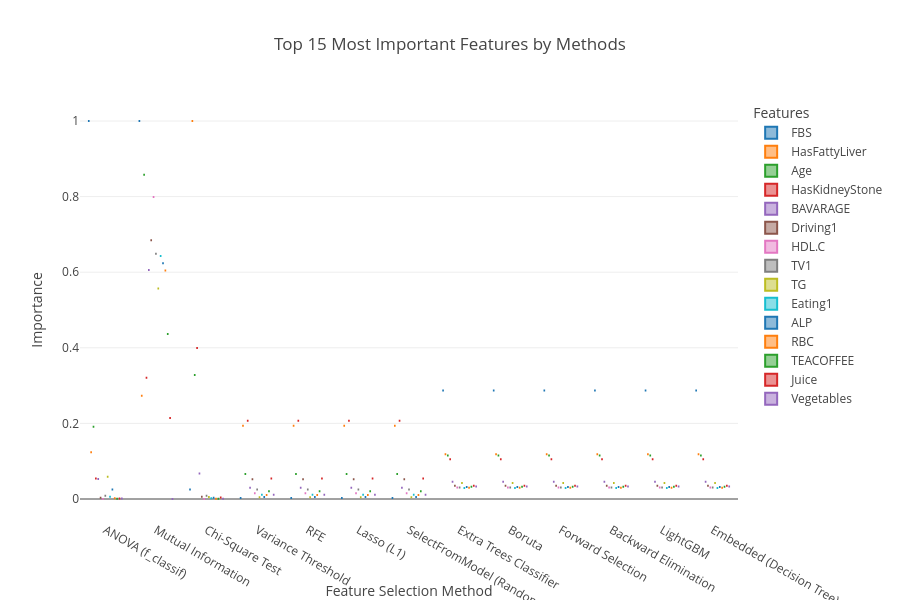

Write notebook code for a chart like this one.
### Code cell
import pandas as pd
import plotly.express as px

# Assuming `X` is your DataFrame with the real feature names (predictors)
# Assuming `feature_importances` is a dictionary where each key is a method, 
# and the value is a pandas Series or DataFrame with feature importance scores.

# Convert the feature importances into a DataFrame for visualization
importance_df = pd.DataFrame(feature_importances).T  # Transpose so that methods are rows
importance_df.columns = X_train.columns  # Use the actual feature names from X
importance_df.columns = importance_df.columns.str.replace(r'num_imputer__','')

importance_df = importance_df.reset_index().rename(columns={'index': 'Feature Selection Method'})

# Determine the most important predictors (e.g., top N important features)
# Let's say we want to select the top 10 most important features across all methods
top_n = 15  # You can change this number to select more or fewer features

# Aggregate feature importance across all methods by averaging importance scores
importance_avg = importance_df.drop('Feature Selection Method', axis=1).mean(axis=0)

# Get the top N most important features
top_features = importance_avg.nlargest(top_n).index

# Filter the original importance DataFrame to include only the top features
importance_top_features_df = importance_df[['Feature Selection Method'] + list(top_features)]

# Melt the DataFrame for better visualization
importance_melted = importance_top_features_df.melt(id_vars=['Feature Selection Method'], 
                                                    var_name='Feature', 
                                                    value_name='Importance')

# Create a box plot using Plotly to compare feature importance across different methods
fig_importance = px.box(
    importance_melted,
    x='Feature Selection Method',
    y='Importance',
    color='Feature',
    title=f'Top {top_n} Most Important Features by Methods',
    labels={'Importance': 'Feature Importance', 'Feature Selection Method': 'Method'},
    height=600
)

# Update plot layout
fig_importance.update_layout(legend_title="Features", 
                             xaxis_title="Feature Selection Method", 
                             yaxis_title="Importance")

# Show the plot
fig_importance.show()
title=str(f'Top {top_n} Most Important Features by Methods0')
#fig_importance.write_image(title + ".png", scale=6)

### Figure 1 — Plotly figure (JSON) as saved in the notebook; plotly's stock layout.template omitted (floating-point values rounded to 4 significant figures)
{"data": [{"alignmentgroup": "True", "hovertemplate": "Feature=FBS<br>Method=%{x}<br>Feature Importance=%{y}<extra></extra>", "legendgroup": "FBS", "marker": {"color": "#1F77B4"}, "name": "FBS", "notched": false, "offsetgroup": "FBS", "orientation": "v", "showlegend": true, "type": "box", "x": ["ANOVA (f_classif)", "Mutual Information", "Chi-Square Test", "Variance Threshold", "RFE", "Lasso (L1)", "SelectFromModel (Random Forest)", "Extra Trees Classifier", "Boruta", "Forward Selection", "Backward Elimination", "LightGBM", "Embedded (Decision Tree)"], "x0": " ", "xaxis": "x", "y": [1, 1, 0.02495, 0.002493, 0.002493, 0.002493, 0.002493, 0.2869, 0.2869, 0.2869, 0.2869, 0.2869, 0.2869], "y0": " ", "yaxis": "y"}, {"alignmentgroup": "True", "hovertemplate": "Feature=HasFattyLiver<br>Method=%{x}<br>Feature Importance=%{y}<extra></extra>", "legendgroup": "HasFattyLiver", "marker": {"color": "#FF7F0E"}, "name": "HasFattyLiver", "notched": false, "offsetgroup": "HasFattyLiver", "orientation": "v", "showlegend": true, "type": "box", "x": ["ANOVA (f_classif)", "Mutual Information", "Chi-Square Test", "Variance Threshold", "RFE", "Lasso (L1)", "SelectFromModel (Random Forest)", "Extra Trees Classifier", "Boruta", "Forward Selection", "Backward Elimination", "LightGBM", "Embedded (Decision Tree)"], "x0": " ", "xaxis": "x", "y": [0.1236, 0.2732, 1, 0.1939, 0.1939, 0.1939, 0.1939, 0.1186, 0.1186, 0.1186, 0.1186, 0.1186, 0.1186], "y0": " ", "yaxis": "y"}, {"alignmentgroup": "True", "hovertemplate": "Feature=Age<br>Method=%{x}<br>Feature Importance=%{y}<extra></extra>", "legendgroup": "Age", "marker": {"color": "#2CA02C"}, "name": "Age", "notched": false, "offsetgroup": "Age", "orientation": "v", "showlegend": true, "type": "box", "x": ["ANOVA (f_classif)", "Mutual Information", "Chi-Square Test", "Variance Threshold", "RFE", "Lasso (L1)", "SelectFromModel (Random Forest)", "Extra Trees Classifier", "Boruta", "Forward Selection", "Backward Elimination", "LightGBM", "Embedded (Decision Tree)"], "x0": " ", "xaxis": "x", "y": [0.191, 0.8581, 0.3283, 0.06581, 0.06581, 0.06581, 0.06581, 0.1149, 0.1149, 0.1149, 0.1149, 0.1149, 0.1149], "y0": " ", "yaxis": "y"}, {"alignmentgroup": "True", "hovertemplate": "Feature=HasKidneyStone<br>Method=%{x}<br>Feature Importance=%{y}<extra></extra>", "legendgroup": "HasKidneyStone", "marker": {"color": "#D62728"}, "name": "HasKidneyStone", "notched": false, "offsetgroup": "HasKidneyStone", "orientation": "v", "showlegend": true, "type": "box", "x": ["ANOVA (f_classif)", "Mutual Information", "Chi-Square Test", "Variance Threshold", "RFE", "Lasso (L1)", "SelectFromModel (Random Forest)", "Extra Trees Classifier", "Boruta", "Forward Selection", "Backward Elimination", "LightGBM", "Embedded (Decision Tree)"], "x0": " ", "xaxis": "x", "y": [0.05436, 0.3211, 0.3993, 0.2071, 0.2071, 0.2071, 0.2071, 0.105, 0.105, 0.105, 0.105, 0.105, 0.105], "y0": " ", "yaxis": "y"}, {"alignmentgroup": "True", "hovertemplate": "Feature=BAVARAGE<br>Method=%{x}<br>Feature Importance=%{y}<extra></extra>", "legendgroup": "BAVARAGE", "marker": {"color": "#9467BD"}, "name": "BAVARAGE", "notched": false, "offsetgroup": "BAVARAGE", "orientation": "v", "showlegend": true, "type": "box", "x": ["ANOVA (f_classif)", "Mutual Information", "Chi-Square Test", "Variance Threshold", "RFE", "Lasso (L1)", "SelectFromModel (Random Forest)", "Extra Trees Classifier", "Boruta", "Forward Selection", "Backward Elimination", "LightGBM", "Embedded (Decision Tree)"], "x0": " ", "xaxis": "x", "y": [0.05308, 0.6057, 0.06727, 0.03007, 0.03007, 0.03007, 0.03007, 0.0454, 0.0454, 0.0454, 0.0454, 0.0454, 0.0454], "y0": " ", "yaxis": "y"}, {"alignmentgroup": "True", "hovertemplate": "Feature=Driving1<br>Method=%{x}<br>Feature Importance=%{y}<extra></extra>", "legendgroup": "Driving1", "marker": {"color": "#8C564B"}, "name": "Driving1", "notched": false, "offsetgroup": "Driving1", "orientation": "v", "showlegend": true, "type": "box", "x": ["ANOVA (f_classif)", "Mutual Information", "Chi-Square Test", "Variance Threshold", "RFE", "Lasso (L1)", "SelectFromModel (Random Forest)", "Extra Trees Classifier", "Boruta", "Forward Selection", "Backward Elimination", "LightGBM", "Embedded (Decision Tree)"], "x0": " ", "xaxis": "x", "y": [0.003252, 0.6845, 0.006141, 0.05239, 0.05239, 0.05239, 0.05239, 0.03477, 0.03477, 0.03477, 0.03477, 0.03477, 0.03477], "y0": " ", "yaxis": "y"}, {"alignmentgroup": "True", "hovertemplate": "Feature=HDL.C<br>Method=%{x}<br>Feature Importance=%{y}<extra></extra>", "legendgroup": "HDL.C", "marker": {"color": "#E377C2"}, "name": "HDL.C", "notched": false, "offsetgroup": "HDL.C", "orientation": "v", "showlegend": true, "type": "box", "x": ["ANOVA (f_classif)", "Mutual Information", "Chi-Square Test", "Variance Threshold", "RFE", "Lasso (L1)", "SelectFromModel (Random Forest)", "Extra Trees Classifier", "Boruta", "Forward Selection", "Backward Elimination", "LightGBM", "Embedded (Decision Tree)"], "x0": " ", "xaxis": "x", "y": [0, 0.7992, 0, 0.01505, 0.01505, 0.01505, 0.01505, 0.03074, 0.03074, 0.03074, 0.03074, 0.03074, 0.03074], "y0": " ", "yaxis": "y"}, {"alignmentgroup": "True", "hovertemplate": "Feature=TV1<br>Method=%{x}<br>Feature Importance=%{y}<extra></extra>", "legendgroup": "TV1", "marker": {"color": "#7F7F7F"}, "name": "TV1", "notched": false, "offsetgroup": "TV1", "orientation": "v", "showlegend": true, "type": "box", "x": ["ANOVA (f_classif)", "Mutual Information", "Chi-Square Test", "Variance Threshold", "RFE", "Lasso (L1)", "SelectFromModel (Random Forest)", "Extra Trees Classifier", "Boruta", "Forward Selection", "Backward Elimination", "LightGBM", "Embedded (Decision Tree)"], "x0": " ", "xaxis": "x", "y": [0.008795, 0.6486, 0.008379, 0.02532, 0.02532, 0.02532, 0.02532, 0.03018, 0.03018, 0.03018, 0.03018, 0.03018, 0.03018], "y0": " ", "yaxis": "y"}, {"alignmentgroup": "True", "hovertemplate": "Feature=TG<br>Method=%{x}<br>Feature Importance=%{y}<extra></extra>", "legendgroup": "TG", "marker": {"color": "#BCBD22"}, "name": "TG", "notched": false, "offsetgroup": "TG", "orientation": "v", "showlegend": true, "type": "box", "x": ["ANOVA (f_classif)", "Mutual Information", "Chi-Square Test", "Variance Threshold", "RFE", "Lasso (L1)", "SelectFromModel (Random Forest)", "Extra Trees Classifier", "Boruta", "Forward Selection", "Backward Elimination", "LightGBM", "Embedded (Decision Tree)"], "x0": " ", "xaxis": "x", "y": [0.0591, 0.5572, 0.005133, 0.004385, 0.004385, 0.004385, 0.004385, 0.0422, 0.0422, 0.0422, 0.0422, 0.0422, 0.0422], "y0": " ", "yaxis": "y"}, {"alignmentgroup": "True", "hovertemplate": "Feature=Eating1<br>Method=%{x}<br>Feature Importance=%{y}<extra></extra>", "legendgroup": "Eating1", "marker": {"color": "#17BECF"}, "name": "Eating1", "notched": false, "offsetgroup": "Eating1", "orientation": "v", "showlegend": true, "type": "box", "x": ["ANOVA (f_classif)", "Mutual Information", "Chi-Square Test", "Variance Threshold", "RFE", "Lasso (L1)", "SelectFromModel (Random Forest)", "Extra Trees Classifier", "Boruta", "Forward Selection", "Backward Elimination", "LightGBM", "Embedded (Decision Tree)"], "x0": " ", "xaxis": "x", "y": [0.005632, 0.6428, 0.001872, 0.0113, 0.0113, 0.0113, 0.0113, 0.02941, 0.02941, 0.02941, 0.02941, 0.02941, 0.02941], "y0": " ", "yaxis": "y"}, {"alignmentgroup": "True", "hovertemplate": "Feature=ALP<br>Method=%{x}<br>Feature Importance=%{y}<extra></extra>", "legendgroup": "ALP", "marker": {"color": "#1F77B4"}, "name": "ALP", "notched": false, "offsetgroup": "ALP", "orientation": "v", "showlegend": true, "type": "box", "x": ["ANOVA (f_classif)", "Mutual Information", "Chi-Square Test", "Variance Threshold", "RFE", "Lasso (L1)", "SelectFromModel (Random Forest)", "Extra Trees Classifier", "Boruta", "Forward Selection", "Backward Elimination", "LightGBM", "Embedded (Decision Tree)"], "x0": " ", "xaxis": "x", "y": [0.02517, 0.6237, 0.003405, 0.005067, 0.005067, 0.005067, 0.005067, 0.03193, 0.03193, 0.03193, 0.03193, 0.03193, 0.03193], "y0": " ", "yaxis": "y"}, {"alignmentgroup": "True", "hovertemplate": "Feature=RBC<br>Method=%{x}<br>Feature Importance=%{y}<extra></extra>", "legendgroup": "RBC", "marker": {"color": "#FF7F0E"}, "name": "RBC", "notched": false, "offsetgroup": "RBC", "orientation": "v", "showlegend": true, "type": "box", "x": ["ANOVA (f_classif)", "Mutual Information", "Chi-Square Test", "Variance Threshold", "RFE", "Lasso (L1)", "SelectFromModel (Random Forest)", "Extra Trees Classifier", "Boruta", "Forward Selection", "Backward Elimination", "LightGBM", "Embedded (Decision Tree)"], "x0": " ", "xaxis": "x", "y": [0.001896, 0.6044, 0.0006335, 0.01083, 0.01083, 0.01083, 0.01083, 0.02966, 0.02966, 0.02966, 0.02966, 0.02966, 0.02966], "y0": " ", "yaxis": "y"}, {"alignmentgroup": "True", "hovertemplate": "Feature=TEACOFFEE<br>Method=%{x}<br>Feature Importance=%{y}<extra></extra>", "legendgroup": "TEACOFFEE", "marker": {"color": "#2CA02C"}, "name": "TEACOFFEE", "notched": false, "offsetgroup": "TEACOFFEE", "orientation": "v", "showlegend": true, "type": "box", "x": ["ANOVA (f_classif)", "Mutual Information", "Chi-Square Test", "Variance Threshold", "RFE", "Lasso (L1)", "SelectFromModel (Random Forest)", "Extra Trees Classifier", "Boruta", "Forward Selection", "Backward Elimination", "LightGBM", "Embedded (Decision Tree)"], "x0": " ", "xaxis": "x", "y": [0.0004508, 0.4363, 0.0003596, 0.02043, 0.02043, 0.02043, 0.02043, 0.03261, 0.03261, 0.03261, 0.03261, 0.03261, 0.03261], "y0": " ", "yaxis": "y"}, {"alignmentgroup": "True", "hovertemplate": "Feature=Juice<br>Method=%{x}<br>Feature Importance=%{y}<extra></extra>", "legendgroup": "Juice", "marker": {"color": "#D62728"}, "name": "Juice", "notched": false, "offsetgroup": "Juice", "orientation": "v", "showlegend": true, "type": "box", "x": ["ANOVA (f_classif)", "Mutual Information", "Chi-Square Test", "Variance Threshold", "RFE", "Lasso (L1)", "SelectFromModel (Random Forest)", "Extra Trees Classifier", "Boruta", "Forward Selection", "Backward Elimination", "LightGBM", "Embedded (Decision Tree)"], "x0": " ", "xaxis": "x", "y": [0.001642, 0.2141, 0.003671, 0.054, 0.054, 0.054, 0.054, 0.03493, 0.03493, 0.03493, 0.03493, 0.03493, 0.03493], "y0": " ", "yaxis": "y"}, {"alignmentgroup": "True", "hovertemplate": "Feature=Vegetables<br>Method=%{x}<br>Feature Importance=%{y}<extra></extra>", "legendgroup": "Vegetables", "marker": {"color": "#9467BD"}, "name": "Vegetables", "notched": false, "offsetgroup": "Vegetables", "orientation": "v", "showlegend": true, "type": "box", "x": ["ANOVA (f_classif)", "Mutual Information", "Chi-Square Test", "Variance Threshold", "RFE", "Lasso (L1)", "SelectFromModel (Random Forest)", "Extra Trees Classifier", "Boruta", "Forward Selection", "Backward Elimination", "LightGBM", "Embedded (Decision Tree)"], "x0": " ", "xaxis": "x", "y": [0.001126, 0, 0.0003356, 0.01142, 0.01142, 0.01142, 0.01142, 0.03282, 0.03282, 0.03282, 0.03282, 0.03282, 0.03282], "y0": " ", "yaxis": "y"}], "layout": {"boxmode": "group", "height": 600, "legend": {"title": {"text": "Features"}, "tracegroupgap": 0}, "title": {"text": "Top 15 Most Important Features by Methods"}, "xaxis": {"anchor": "y", "domain": [0, 1], "title": {"text": "Feature Selection Method"}}, "yaxis": {"anchor": "x", "domain": [0, 1], "title": {"text": "Importance"}}}}
